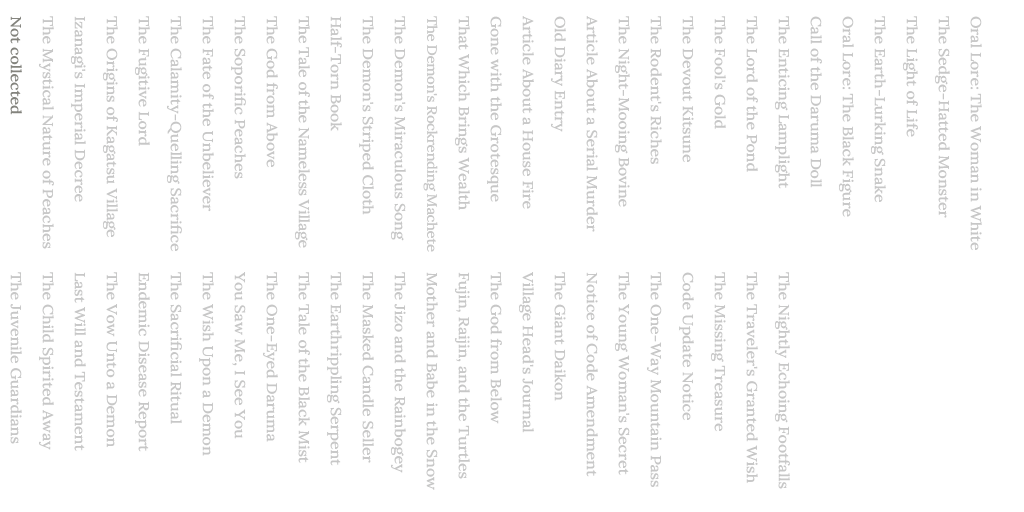
#> input picture 04ภาพen/ui_5080_02_en.png, 2048 x 1024 px, given in place of ChatGPT Image 22 ก.ย. 2569 21_17_08.png, which was not available (shown at 1/2 size); the run also reads 1 picture not shown here
$ python apply_thai_minimap.py --input '../assets/Image 1.jpg'
#> lines starting #> are read from the running program, lines starting #| are printed output that depends on the picture; after the words box and inside, x2 and y2 are one past the last pixel; in counts of white or black regions, pixels touching at a corner belong together; pictures that were not available may be replaced by others from this repository, and a replacement may not be noted
"""
Script to apply Thai translation labels to minimap textures (aut, spr, sum, win).
Game: Village in the Shade (ほの暮しの庭)
"""

import os
import sys
import argparse
from collections import deque
from PIL import Image
import numpy as np

# Coordinates (cx, cy) and min coverage width (min_w) for all 32 labels
# Calibrated for 4096 x 4096 resolution
LABEL_CONFIG = {
    'Altar': (2390, 1975, 140),
    'Cemetery': (1160, 1540, 200),
    'Chasm': (1210, 2835, 170),
    'Chawantei': (2340, 2200, 220),
    'Clock Tower': (2570, 2165, 210),
    'Crossroads bulletin board': (2160, 2515, 280),
    'Crossroads fishing spot': (2440, 2535, 270),
    'Forest': (2310, 885, 240),
    'Hot Spring': (1570, 1390, 200),
    'Hunting Lodge': (1925, 1695, 260),
    'Kiki Construction': (2200, 1950, 310),
    'Kiki Manor': (2460, 1480, 220),
    'Kusunoki Clinic': (2665, 2100, 280),
    'Library': (2500, 1925, 190),
    'Mountain foot fishing spot': (2140, 1490, 360),
    'Mountain pass': (2840, 3175, 270),
    'Mountain peak': (1578, 648, 200),
    'Mountain pond fishing spot': (1538, 868, 300),
    'Muko Crossing': (2020, 2440, 230),
    'My House': (1850, 2350, 210),
    'Nodobotoke Mountain Trail': (1840, 1910, 340),
    'Okami Pond': (3040, 1775, 220),
    'Plaza': (2485, 2125, 205),
    'Quarry': (1330, 2045, 180),
    'Quarry fishing spot': (1465, 2170, 270),
    'Street Vendor': (2570, 2360, 270),
    'Tagami General Store': (2555, 2245, 370),
    'Thicket': (945, 1885, 210),
    'Village bulletin board': (2628, 2012, 280),
    'Village creek fishing spot': (2750, 2455, 310),
    'Waterfall fishing spot': (3210, 1835, 290),
    'Watermill': (2330, 1800, 190)
}

def extract_connected_boxes(img_path):
    """Detect non-transparent bounding boxes from RGBA image."""
    img = Image.open(img_path).convert('RGBA')
    arr = np.array(img)
    alpha = arr[:, :, 3] > 20
    h, w = alpha.shape
    visited = np.zeros((h, w), dtype=bool)
    boxes = []

    for y in range(0, h, 2):
        for x in range(0, w, 2):
            if alpha[y, x] and not visited[y, x]:
                q = deque([(y, x)])
                visited[y, x] = True
                min_y, max_y = y, y
                min_x, max_x = x, x
                while q:
                    cy, cx = q.popleft()
                    if cy < min_y: min_y = cy
                    if cy > max_y: max_y = cy
                    if cx < min_x: min_x = cx
                    if cx > max_x: max_x = cx
                    for dy, dx in [(-2,0), (2,0), (0,-2), (0,2)]:
                        ny, nx = cy + dy, cx + dx
                        if 0 <= ny < h and 0 <= nx < w:
                            if alpha[ny, nx] and not visited[ny, nx]:
                                visited[ny, nx] = True
                                q.append((ny, nx))
                if (max_y - min_y) > 30 and (max_x - min_x) > 50:
                    min_x = max(0, min_x - 2)
                    min_y = max(0, min_y - 2)
                    max_x = min(w, max_x + 3)
                    max_y = min(h, max_y + 3)
                    boxes.append((min_x, min_y, max_x, max_y))
    return img, boxes

def prepare_thai_labels(base_dir, cache_dir):
    """Extract and cache all 32 Thai labels from ChatGPT images."""
    os.makedirs(cache_dir, exist_ok=True)

    # Check if already cached
    all_cached = True
    for name in LABEL_CONFIG:
        safe_name = name.replace(' ', '_').lower()
        if not os.path.exists(os.path.join(cache_dir, f'{safe_name}.png')):
            all_cached = False
            break

    if all_cached:
        print("[+] All 32 Thai labels are already cached.")
        return

    print("[*] Extracting Thai labels from ChatGPT images...")
    img1_path = os.path.join(base_dir, "ChatGPT Image 22 ก.ย. 2569 20_50_23.png")
    img2_path = os.path.join(base_dir, "ChatGPT Image 22 ก.ย. 2569 21_17_08.png")

    img1, b1 = extract_connected_boxes(img1_path)
    b1.sort(key=lambda b: (b[1] // 80, b[0]))

    names1 = [
        'Mountain peak', 'Mountain pond fishing spot', 'Forest',
        'Hot Spring', 'Nodobotoke Mountain Trail', 'Kiki Manor',
        'Hunting Lodge', 'Library', 'Okami Pond',
        'Thicket', 'Quarry', 'Kiki Construction', 'Altar',
        'Kusunoki Clinic', 'Chawantei', 'Clock Tower',
        'My House', 'Tagami General Store', 'Street Vendor',
        'Chasm', 'Muko Crossing', 'Village bulletin board',
        'Crossroads bulletin board', 'Quarry fishing spot',
        'Waterfall fishing spot', 'Village creek fishing spot',
        'Mountain pass', 'Crossroads fishing spot', 'Mountain foot fishing spot'
    ]

    for name, box in zip(names1, b1):
        crop = img1.crop(box)
        safe_name = name.replace(' ', '_').lower()
        crop.save(os.path.join(cache_dir, f'{safe_name}.png'))

    img2, b2 = extract_connected_boxes(img2_path)
    b2.sort(key=lambda b: (b[1] // 200, b[0]))
    names2 = ['Cemetery', 'Watermill', 'Plaza']

    for name, box in zip(names2, b2):
        crop = img2.crop(box)
        safe_name = name.replace(' ', '_').lower()
        crop.save(os.path.join(cache_dir, f'{safe_name}.png'))

    print("[+] Extracted and cached all 32 Thai labels successfully.")

def make_box_fit(lbl, min_w, target_h=55):
    """
    Scale box to target_h while widening padding to min_w cleanly
    without stretching text or borders.
    """
    scale = target_h / lbl.height
    curr_w = int(lbl.width * scale)
    scaled = lbl.resize((curr_w, target_h), Image.Resampling.LANCZOS)
    if curr_w >= min_w:
        return scaled

    pad_total = min_w - curr_w
    pad_left = pad_total // 2
    pad_right = pad_total - pad_left

    arr = np.array(scaled)
    # Brightness of text characters
    is_text = (arr[:, :, :3].mean(axis=2) > 150) & (arr[:, :, 3] > 100)
    tx = np.where(is_text.any(axis=0))[0]
    if len(tx) == 0:
        return scaled

    left_margin = tx[0]
    right_margin = tx[-1]

    split_l = max(6, left_margin // 2)
    split_r = min(curr_w - 6, right_margin + (curr_w - right_margin) // 2)

    p1 = scaled.crop((0, 0, split_l, target_h))
    s_l = scaled.crop((split_l, 0, split_l + 1, target_h)).resize((pad_left, target_h), Image.Resampling.NEAREST)
    p2 = scaled.crop((split_l, 0, split_r, target_h))
    s_r = scaled.crop((split_r, 0, split_r + 1, target_h)).resize((pad_right, target_h), Image.Resampling.NEAREST)
    p3 = scaled.crop((split_r, 0, curr_w, target_h))

    out = Image.new('RGBA', (min_w, target_h), (0, 0, 0, 0))
    x = 0
    for part in [p1, s_l, p2, s_r, p3]:
        out.paste(part, (x, 0))
        x += part.width
    return out

def process_minimap(input_path, output_path, cache_dir, target_h=55):
    """Apply all 32 Thai labels onto the minimap."""
    if not os.path.exists(input_path):
        print(f"[-] Input file not found: {input_path}")
        return False

    print(f"[*] Processing: {os.path.basename(input_path)} -> {os.path.basename(output_path)}")
    minimap = Image.open(input_path).convert('RGBA')
    w, h = minimap.size
    print(f"    Dimensions: {w}x{h}, Mode: {minimap.mode}")

    out_map = minimap.copy()

    for idx, (name, (cx, cy, min_w)) in enumerate(LABEL_CONFIG.items()):
        safe_name = name.replace(' ', '_').lower()
        lbl_file = os.path.join(cache_dir, f'{safe_name}.png')
        if not os.path.exists(lbl_file):
            print(f"[-] Missing label file: {lbl_file}")
            continue

        lbl = Image.open(lbl_file).convert('RGBA')
        fitted_box = make_box_fit(lbl, min_w, target_h)
        pos = (cx - fitted_box.width // 2, cy - fitted_box.height // 2)
        out_map.alpha_composite(fitted_box, pos)

    os.makedirs(os.path.dirname(os.path.abspath(output_path)), exist_ok=True)
    out_map.save(output_path)
    file_mb = os.path.getsize(output_path) / (1024 * 1024)
    print(f"[+] Successfully saved Thai minimap: {output_path} ({file_mb:.2f} MB)\n")
    return True

def main():
    parser = argparse.ArgumentParser(description="Apply Thai translation labels to game minimaps.")
    parser.add_argument('--season', choices=['aut', 'spr', 'sum', 'win', 'all'], default='aut',
                        help="Season to process: aut (autumn), spr (spring), sum (summer), win (winter), or all (default: aut)")
    parser.add_argument('--input', type=str, default=None, help="Custom input image path")
    parser.add_argument('--output', type=str, default=None, help="Custom output image path")
    args = parser.parse_args()

    base_dir = r"C:\Users\Supakiat\Desktop\Village_in_the_Shade_ThaiMod_Dev\extracted_minimap_en"
    cache_dir = os.path.join(base_dir, "thai_labels_cache")

    # 1. Prepare Thai labels
    prepare_thai_labels(base_dir, cache_dir)
#> in extract_connected_boxes, `alpha = arr[:, :, 3] > 20`: alpha: shape (893, 896) bool; every value is 1
#> after the loop in extract_connected_boxes, `for y in range(0, h, 2):`:
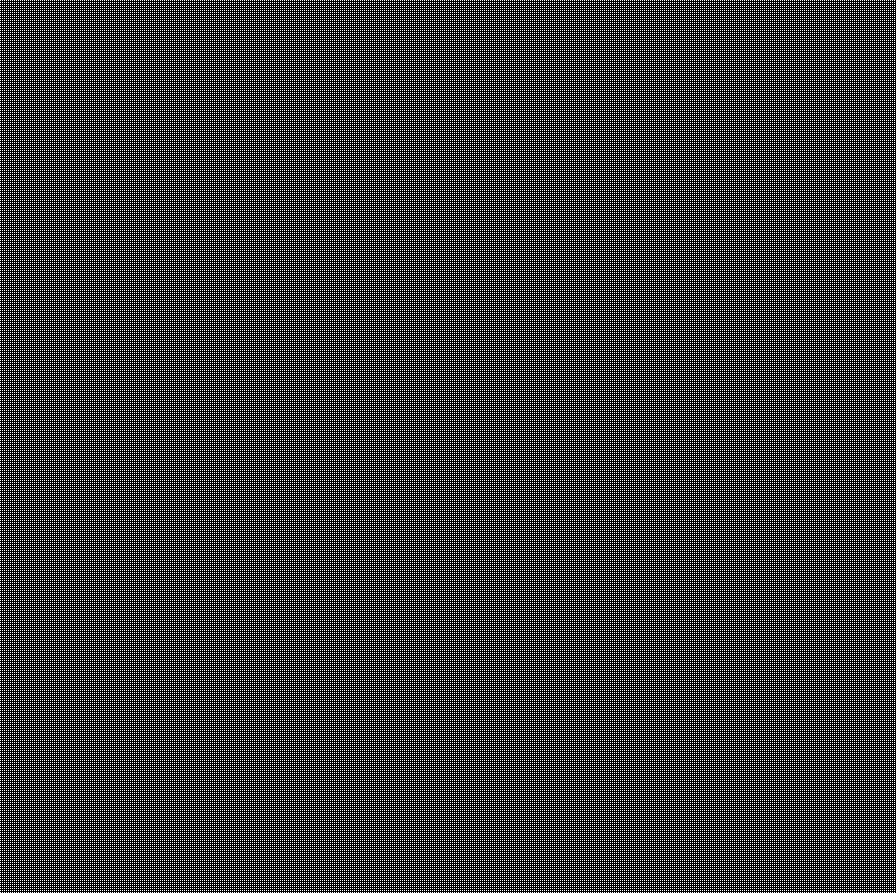
#> visited: shape (893, 896) bool; 25% white in thin lines or dots
#> in prepare_thai_labels, `img1, b1 = extract_connected_boxes(img1_path)`: b1 = [(0, 0, 896, 893)]
#> the loop in prepare_thai_labels, `for name, box in zip(names1, b1):` made 1 pass
#> in extract_connected_boxes, img is the input picture: PIL image 2048x1024 RGBA; mean R, G, B, A 197.9, 197.9, 197.8, 17.4
#> in extract_connected_boxes (call 2), `alpha = arr[:, :, 3] > 20`:
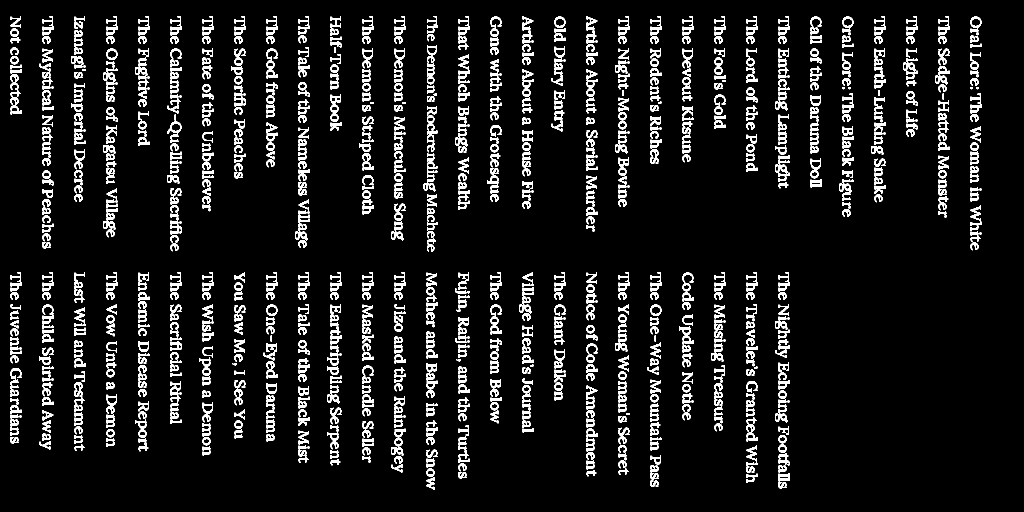
#> alpha: shape (1024, 2048) bool (shown at 1/2 size); 8.3% white; 1075 white regions (75 under 20 px), largest, box (x1, y1, x2, y2) and area: (917, 108, 940, 159) 481, (1941, 411, 1964, 462) 481, (1045, 32, 1067, 87) 479
#> after the loop in extract_connected_boxes (call 2), `for y in range(0, h, 2):`:
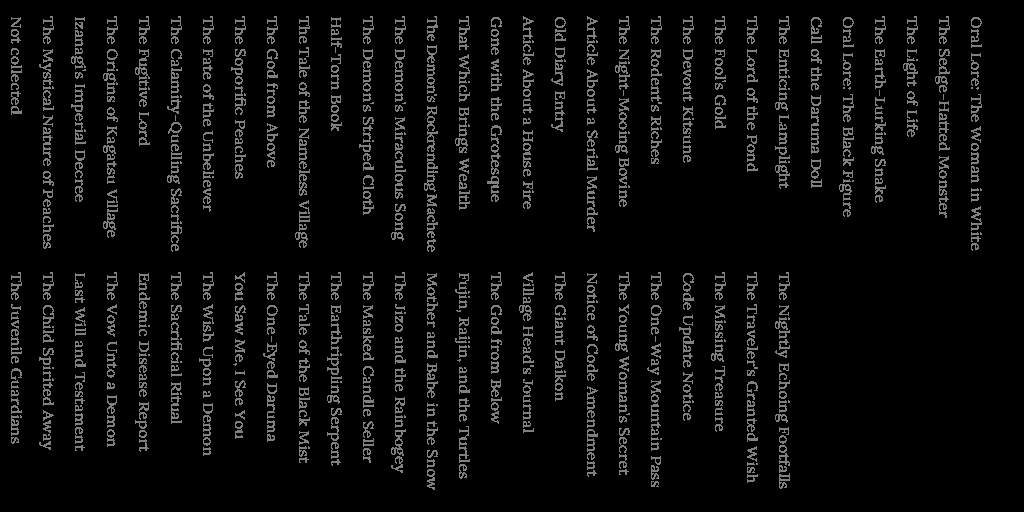
#> visited: shape (1024, 2048) bool (shown at 1/2 size); 2% white in thin lines or dots, all inside (x1, y1, x2, y2) = (22, 32, 1963, 979)
#> in prepare_thai_labels, `img2, b2 = extract_connected_boxes(img2_path)`: b2 = []

    # 2. Process specified files
    if args.input and args.output:
        process_minimap(args.input, args.output, cache_dir)
        return

    season_map = {
        'aut': ('minimap_01_aut_en.png', 'minimap_01_aut_th.png'),
        'spr': ('minimap_01_spr_en.png', 'minimap_01_spr_th.png'),
        'sum': ('minimap_01_sum_en.png', 'minimap_01_sum_th.png'),
        'win': ('minimap_01_win_en.png', 'minimap_01_win_th.png'),
    }

    if args.season == 'all':
        targets = list(season_map.keys())
    else:
        targets = [args.season]

    for s in targets:
        in_name, out_name = season_map[s]
        in_p = os.path.join(base_dir, in_name)
        out_p = os.path.join(base_dir, out_name)
        process_minimap(in_p, out_p, cache_dir)

if __name__ == '__main__':
    main()
